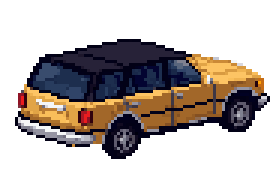
#> input picture apps/pixel-site/assets/raw/props6/car_gold_rear_0b50cb_0.png, 92 x 64 px, given in place of house_a_0.png, which was not available (shown 3 times larger)
$ python build_props3.py
#> lines starting #> are read from the running program, lines starting #| are printed output that depends on the picture
#!/usr/bin/env python3
"""Build assets/props3.png + props3.json: the PixelLab world and vignette props (round 2).

  python3 tools/build_props3.py

Crops come from assets/raw/props3/crops/ (cut from the generated sheets; ids and prompts in assets/raw/props3/log.json
and assets/manifest.json). Every frame anchors at its bottom centre (where it stands). Frames load with the 'world:'
prefix.
"""
import json, os
from PIL import Image

HERE = os.path.dirname(os.path.abspath(__file__))
APP = os.path.dirname(HERE)
OUT = os.path.join(APP, "assets")
CROPS = os.path.join(OUT, "raw", "props3", "crops")

NAMES = {
    "house_a_0": "house_a", "house_b_0": "house_b", "shop_row_0": "shop", "brick_block_0": "brick_block",
    "glass_tower_0": "glass_tower", "deco_tower_0": "deco_tower", "evil_tower_0": "evil_tower", "evil_block_0": "evil_rat_tower",
    "crane_0": "crane", "scaffold_0": "scaffold",
    "street_props_0": "hydrant", "street_props_1": "bus_stop", "street_props_2": "bench", "street_props_3": "mailbox",
    "street_props_4": "trash_can",
    "trees_0": "tree_round", "trees_1": "tree_pine", "trees_2": "tree_bushy", "trees_3": "tree_square",
    "cars_a_0": "car_red", "cars_a_1": "car_blue", "cars_a_2": "taxi", "cars_a_3": "van",
    "cars_b_0": "limo", "cars_b_1": "police", "cars_b_2": "car_white", "cars_b_3": "car_gold",
    "construction_kit_0": "cone", "construction_kit_1": "ladder", "construction_kit_2": "sign_post", "construction_kit_3": "cement",
    "construction_kit_4": "barrier",
    "disaster_0": "rack_fire", "disaster_1": "copier_jam", "disaster_2": "fax_smoke", "disaster_3": "copier_beige",
    "disaster_4": "wet_floor", "disaster_5": "extinguisher",
    "party_0": "donut_box", "party_1": "pizza_boxes", "party_2": "cake", "party_3": "punch", "party_4": "balloons",
    "fun_0": "ping_pong", "fun_1": "foosball", "fun_2": "arcade", "fun_3": "beanbag", "fun_4": "aquarium",
    "rich_0": "gold_bars", "rich_1": "money_counter", "rich_2": "rat_statue", "rich_3": "cash_pile", "rich_4": "globe",
    "meeting_0": "chart_screen", "meeting_1": "chart_crash", "meeting_2": "chart_up", "meeting_3": "projector",
    "meeting_4": "water_jug",
    "evil_0": "throne", "evil_1": "red_button", "evil_2": "shark_tank", "evil_3": "coin_stack", "evil_4": "skull_flag",
    "eggs_0": "disco_ball", "eggs_1": "phone_booth", "eggs_2": "treasure", "eggs_3": "ufo", "eggs_4": "rubber_duck",
}

# round 3 (assets/raw/props4): more buildings for the city, fences, alley and street props, the food truck, and
# the two visitors' walk cycles. The street sign (gibberish text) is left out.
CROPS4 = os.path.join(OUT, "raw", "props4", "crops")
NAMES4 = {
    "townhouses_0": "townhouses", "cottage_0": "cottage", "diner_0": "diner", "corner_store_0": "corner_store",
    "office_low_0": "office_low", "office_mid_0": "office_mid", "apartment_tower_0": "apartment_tower",
    "parking_garage_0": "parking_garage", "warehouse_0": "warehouse", "gas_station_0": "gas_station",
    "evil_office_0": "evil_office", "fountain_0": "fountain", "food_truck_0": "food_truck",
    "fences_0": "fence_chain", "fences_1": "barrier_board", "fences_2": "fence_gate", "fences_3": "hoarding",
    "fences_4": "fence_orange",
    "alley_0": "dumpster", "alley_1": "pallets", "alley_2": "garbage", "alley_3": "barrels", "alley_4": "portaloo",
    "street2_0": "news_box", "street2_1": "planter", "street2_2": "parking_meter", "street2_4": "kiosk",
}

# round 4 (assets/raw/props5): the landmark set pieces
CROPS5 = os.path.join(OUT, "raw", "props5", "crops")
NAMES5 = {
    "espresso_shrine_0": "espresso_shrine", "trading_pit_0": "trading_pit", "glass_elevator_0": "glass_elevator",
    "helipad_0": "helipad", "helicopter_0": "helicopter", "rooftop_pool_0": "rooftop_pool", "rocket_0": "rocket",
    "launchpad_0": "launchpad", "laser_cannon_0": "laser_cannon", "giant_rat_statue_0": "giant_rat_statue",
    "vault_door_0": "vault_door",
    "gym_0": "treadmill", "gym_1": "weight_rack", "gym_2": "bench_press", "gym_3": "punching_bag", "gym_4": "rowing",
    "nap_pods_0": "nap_pod", "nap_pods_1": "nap_pod_closed", "nap_pods_2": "bed_a", "nap_pods_3": "bed_b",
    "pool_party_0": "flamingo", "pool_party_1": "dj_booth", "pool_party_3": "lounge_chair", "pool_party_4": "umbrella",
}

# round 5 (assets/raw/props6): rear views of every car (edit_image_pixen on the front sprite), so traffic can drive
# away from the camera too; more are added below as they are generated
NAMES6 = {
    "car_red_rear_0201a8_0": "car_red_rear", "car_blue_rear_cd224a_0": "car_blue_rear", "taxi_rear_8922ab_0": "taxi_rear",
    "van_rear_08363a_0": "van_rear", "police_rear_248c69_0": "police_rear", "car_white_rear_850cd6_0": "car_white_rear",
    "car_gold_rear_0b50cb_0": "car_gold_rear", "limo_rear_4303fa_0": "limo_rear",
    # the Vault: the money pile at the centre of the building, one sprite per stage (the money bin had a solid
    # background, cut out, and a person in a suit painted over with coins: rats only)
    "vault_0_4d91e2_0": "vault_0", "vault_1_8e3aed_0": "vault_1", "vault_2_18c2af_0": "vault_2",
    "vault_3_fdfa5f_0": "vault_3", "vault_4_058919_0": "vault_4", "vault_5_990492_clean": "vault_5",
    "bill_ea1844_0": "bill", "espresso_giant_9e92ff_0": "espresso_giant",
    # the sewer new rats come out of: manholes, a steam vent, the glowing grate, the hiring tunnel, the portal
    "manhole_lid_8464ae_0": "manhole_lid", "manhole_hole_e65f84_0": "manhole_hole", "steam_vent_4ea7c7_0": "steam_vent",
    "sewer_grate_884d37_0": "sewer_grate", "sewer_tunnel_555b2c_0": "sewer_tunnel", "sewer_portal_73af74_0": "sewer_portal",
}
DIR6 = os.path.join(OUT, "raw", "props6")

items = []
for src, name in NAMES6.items():
    f = os.path.join(DIR6, f"{src}.png")
    if os.path.exists(f):
        im = Image.open(f).convert("RGBA")
        items.append((name, f"../props6/{src}", im.crop(im.getbbox())))
#> pass 2 of the loop `for src, name in NAMES6.items():`:
for src, name in NAMES5.items():
    f = os.path.join(CROPS5, f"{src}.png")
    if os.path.exists(f):
        im = Image.open(f).convert("RGBA")
        items.append((name, f"../props5/crops/{src}", im.crop(im.getbbox())))
#> pass 2 of the loop `for src, name in NAMES5.items():`:
for src, name in NAMES.items():
    im = Image.open(os.path.join(CROPS, f"{src}.png")).convert("RGBA")
#> im is the input picture: PIL image 92x64 RGBA; mean R, G, B, A 35.4, 27.6, 24.1, 98.7
    im = im.crop(im.getbbox())
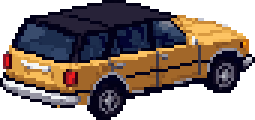
#> im: PIL image 85x40 RGBA (shown 3 times larger); mean R, G, B, A 61.3, 47.9, 41.8, 170.9; transparent parts drawn white
    items.append((name, src, im))
#> pass 2 of the loop `for src, name in NAMES.items():`:
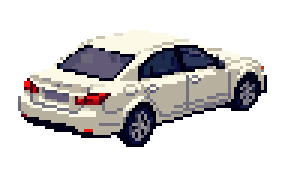
#> input picture apps/pixel-site/assets/raw/props6/car_white_rear_850cd6_0.png, 96 x 60 px, given in place of house_b_0.png, which was not available (shown 3 times larger)
#> im is the input picture: PIL image 96x60 RGBA; mean R, G, B, A 51.8, 49.5, 49.5, 93.2
#> `im = im.crop(im.getbbox())`:
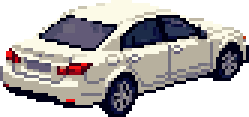
#> im: PIL image 83x39 RGBA (shown 3 times larger); mean R, G, B, A 92.2, 88.1, 88, 165.8; transparent parts drawn white
#> (the run stopped early here; a loop or call above may not have finished)
